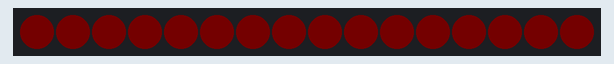
This sketch was run on a simulated Arduino Uno, built with avr-gcc and run on an emulated ATmega328P. Parts: 16 RGB LEDs in strip order, left to right. Dim RGB values are drawn brighter than linear; random numbers use the default seed unless the sketch sets one.

Above: at 29.5 s.
At 44.63 s:
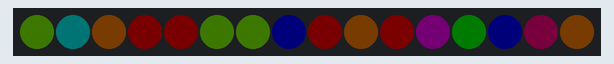
At 55.68 s:
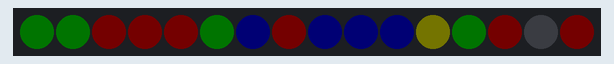
At 80.18 s:
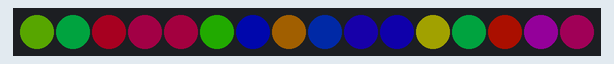
At 105.02 s:
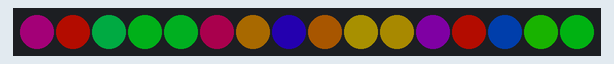
At 129.84 s:
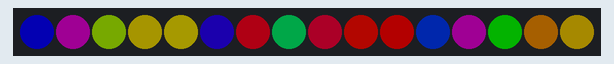

The sketch:

SSACTable.ino
```cpp
#include "LEDController.h"

LEDController *ledController;
unsigned long lastRandTime;

void setup() {
    ledController = new LEDController();
    ledController->clear(CHSV(0, 0, 0));

    lastRandTime = millis();
}

void loop() {
    ledController->loop();

    if (millis() - lastRandTime >= 15000) {
        do {
            Pattern p = static_cast<Pattern>(rand() % NONE);
            if (p != ledController->getPattern()) {
                ledController->setPattern(p);
                break;
            }
        } while (true);
        lastRandTime = millis(); // Account for time taken by phase change reset
    }
}
```

LEDController.cpp
```cpp
#include "LEDController.h"

#define NUM_LEDS 16
#define PIN 3
#define LED_TYPE WS2811
#define COLOR_ORDER GRB
#define BRIGHTNESS 64

Pattern pattern = BLINK;
CHSV leds[NUM_LEDS];
CRGB c[NUM_LEDS];

LEDController::LEDController() {
    FastLED.addLeds<LED_TYPE, PIN, COLOR_ORDER>(c, NUM_LEDS).setCorrection(TypicalLEDStrip);
    FastLED.setBrightness(BRIGHTNESS);
}

void LEDController::clear(CHSV hue) {
    for (int i = 0; i < NUM_LEDS; i++) {
        leds[i] = hue;
        c[i] = CRGB(hue);
    }
    FastLED.show();
}

Pattern LEDController::getPattern() { return pattern; }

void LEDController::setPattern(Pattern p) {
    reset(p);
    pattern = p;
}

void LEDController::reset(Pattern p) {
    while (leds[0].s < 255) {
        for (int i = 0; i < NUM_LEDS; i++) {
            leds[i].s++;
        }
        delay(50);
        display();
    }
    while (leds[0].v < 255) {
        for (int i = 0; i < NUM_LEDS; i++) {
            leds[i].v++;
        }
        delay(50);
        display();
    }
}

bool fadeReverse = false;

void LEDController::loop() {
    if (pattern == HUE_SHIFT) {
        for (int i = 0; i < NUM_LEDS; i++) {
            leds[i].h++;
        }
        delay(10);
    } else if (pattern == BLINK) {
        for (int i = 0; i < NUM_LEDS; i++) {
            leds[i].v = (leds[i].v == 255) ? 0 : 255;
        }
        delay(500);
    } else if (pattern == FADE) {
        if (leds[0].v == 255) {
            fadeReverse = true;
        } else if (leds[0].v == 0) {
            fadeReverse = false;
        }
        for (int i = 0; i < NUM_LEDS; i++) {
            leds[i].v = (fadeReverse) ? leds[i].v - 1 : leds[i].v + 1;
        }
        delay(10);
    } else if (pattern == FADE_SHIFT) {
        if (leds[0].v == 255) {
            fadeReverse = true;
        } else if (leds[0].v == 0) {
            fadeReverse = false;
            for (int i = 0; i < NUM_LEDS; i++) {
                leds[i].h = random8();
            }
        }
        for (int i = 0; i < NUM_LEDS; i++) {
            leds[i].v = (fadeReverse) ? leds[i].v - 1 : leds[i].v + 1;
        }
        delay(10);
    }

    display();
}

void LEDController::display() {
    for (int i = 0; i < NUM_LEDS; i++) {
        c[i] = CRGB(leds[i]);
    }
    FastLED.show();
}

CRGB LEDController::getRandColor() { return CRGB(random8(), random8(), random8()); }
```

LEDController.h
```cpp
#ifndef LEDController_h
#define LEDController_h

#include <FastLED.h>

enum Pattern {
    HUE_SHIFT, // Shift between rainbow colors
    BLINK, // Blink a specific color
    FADE, // Fade in/out a specific color
    FADE_SHIFT, // Fade in/out between random colors
    NONE
};

class LEDController {
    private:
    CRGB getRandColor();
    void reset(Pattern p);
    void display();
    public:
    LEDController();
    void clear(CHSV hue);
    Pattern getPattern();
    void setPattern(Pattern p);
    void loop();
};
#endif
```
